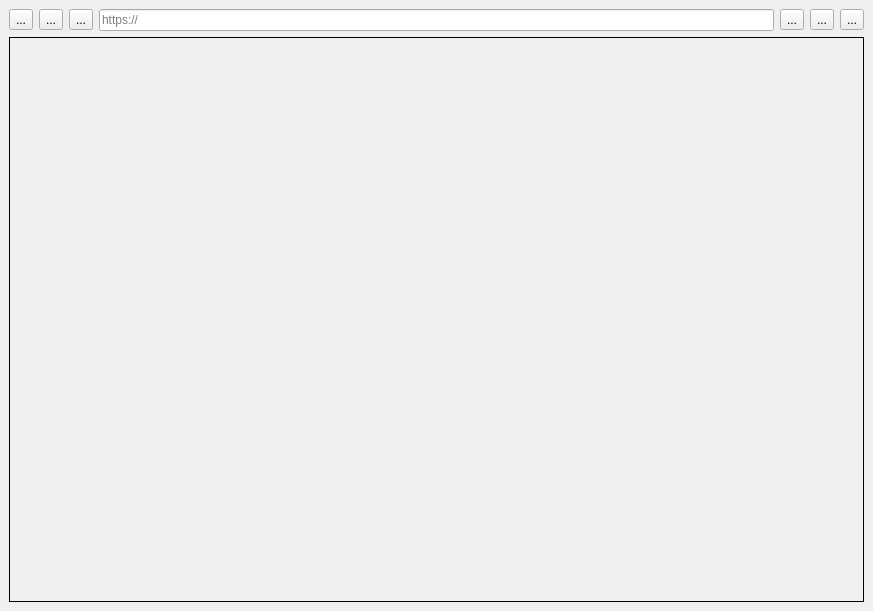
<?xml version="1.0" encoding="UTF-8"?>
<ui version="4.0">
 <class>MainWindow</class>
 <widget class="QMainWindow" name="MainWindow">
  <property name="geometry">
   <rect>
    <x>0</x>
    <y>0</y>
    <width>873</width>
    <height>611</height>
   </rect>
  </property>
  <property name="windowTitle">
   <string>MainWindow</string>
  </property>
  <widget class="QWidget" name="centralwidget">
   <layout class="QGridLayout" name="gridLayout">
    <item row="0" column="0">
     <widget class="QToolButton" name="toolButton">
      <property name="text">
       <string>...</string>
      </property>
      <property name="icon">
       <iconset resource="res.qrc">
        <normaloff>:/icon/icon/iconfinder_icons_arrow_1564492.png</normaloff>:/icon/icon/iconfinder_icons_arrow_1564492.png</iconset>
      </property>
      <property name="iconSize">
       <size>
        <width>20</width>
        <height>20</height>
       </size>
      </property>
     </widget>
    </item>
    <item row="0" column="1">
     <widget class="QToolButton" name="toolButton_2">
      <property name="text">
       <string>...</string>
      </property>
      <property name="icon">
       <iconset resource="res.qrc">
        <normaloff>:/icon/icon/iconfinder_icons_update_1564533.png</normaloff>:/icon/icon/iconfinder_icons_update_1564533.png</iconset>
      </property>
      <property name="iconSize">
       <size>
        <width>20</width>
        <height>20</height>
       </size>
      </property>
     </widget>
    </item>
    <item row="0" column="2">
     <widget class="QToolButton" name="toolButton_5">
      <property name="text">
       <string>...</string>
      </property>
      <property name="icon">
       <iconset resource="res.qrc">
        <normaloff>:/icon/icon/iconfinder_home_216242.png</normaloff>:/icon/icon/iconfinder_home_216242.png</iconset>
      </property>
      <property name="iconSize">
       <size>
        <width>20</width>
        <height>20</height>
       </size>
      </property>
     </widget>
    </item>
    <item row="0" column="3">
     <widget class="QLineEdit" name="lineEdit">
      <property name="placeholderText">
       <string>https://</string>
      </property>
      <property name="clearButtonEnabled">
       <bool>true</bool>
      </property>
     </widget>
    </item>
    <item row="0" column="4">
     <widget class="QToolButton" name="toolButton_3">
      <property name="text">
       <string>...</string>
      </property>
      <property name="icon">
       <iconset resource="res.qrc">
        <normaloff>:/icon/icon/iconfinder_search_322497.png</normaloff>:/icon/icon/iconfinder_search_322497.png</iconset>
      </property>
      <property name="iconSize">
       <size>
        <width>20</width>
        <height>20</height>
       </size>
      </property>
     </widget>
    </item>
    <item row="0" column="5">
     <widget class="QToolButton" name="toolButton_4">
      <property name="text">
       <string>...</string>
      </property>
      <property name="icon">
       <iconset resource="res.qrc">
        <normaloff>:/icon/icon/iconfinder_about_2639759.png</normaloff>:/icon/icon/iconfinder_about_2639759.png</iconset>
      </property>
      <property name="iconSize">
       <size>
        <width>20</width>
        <height>20</height>
       </size>
      </property>
     </widget>
    </item>
    <item row="0" column="6">
     <widget class="QToolButton" name="toolButton_6">
      <property name="text">
       <string>...</string>
      </property>
      <property name="icon">
       <iconset resource="res.qrc">
        <normaloff>:/icon/icon/iconfinder_General_Office_65_2530844.png</normaloff>:/icon/icon/iconfinder_General_Office_65_2530844.png</iconset>
      </property>
      <property name="iconSize">
       <size>
        <width>20</width>
        <height>20</height>
       </size>
      </property>
     </widget>
    </item>
    <item row="1" column="0" colspan="7">
     <widget class="QFrame" name="frame">
      <property name="styleSheet">
       <string notr="true">border: 1px solid black;</string>
      </property>
      <property name="frameShape">
       <enum>QFrame::StyledPanel</enum>
      </property>
      <property name="frameShadow">
       <enum>QFrame::Raised</enum>
      </property>
     </widget>
    </item>
   </layout>
  </widget>
  <action name="actionOpen_file">
   <property name="text">
    <string>Open file</string>
   </property>
  </action>
  <action name="actionSave_file">
   <property name="text">
    <string>Save file</string>
   </property>
  </action>
  <action name="actionOpen_folder">
   <property name="text">
    <string>Open folder</string>
   </property>
  </action>
  <action name="actionOpen_files">
   <property name="text">
    <string>Open files</string>
   </property>
  </action>
 </widget>
 <resources>
  <include location="res.qrc"/>
 </resources>
 <connections/>
</ui>
